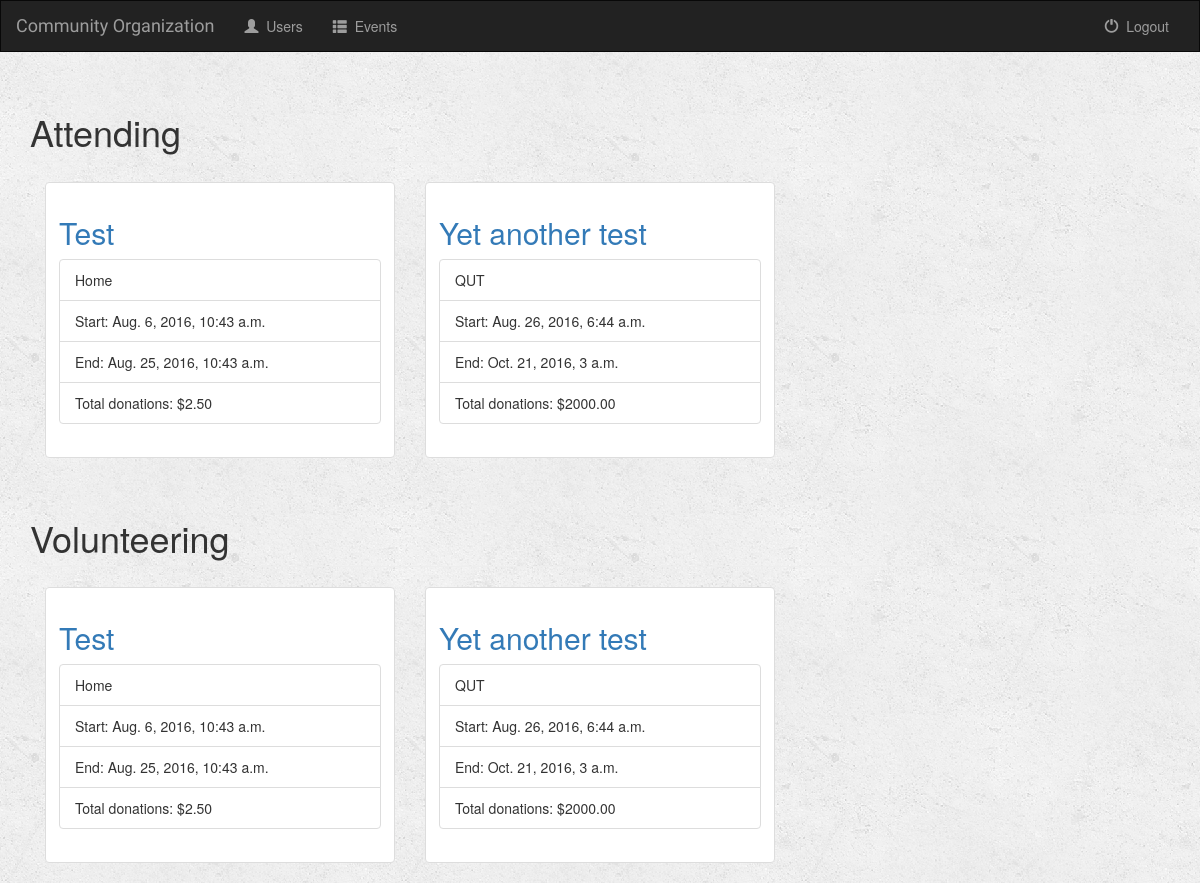
The page /users/ (signed in) on the database its author committed.
### events/models.py (models this page shows, shortened)
class Event(models.Model):
    event_name = models.CharField(max_length=100)
    event_location = models.CharField(max_length=500)
    event_cost = models.DecimalField(max_digits=7, decimal_places=2, default=0.0)
    start_date = models.DateTimeField('start date')
    end_date = models.DateTimeField('end date')

### users/views.py (the view)
def user_view(request):
    if not request.user.is_authenticated:
        return redirect('/users/login')
    else:
        data = UserData.objects.get(user=request.user)
        attending_list = Event.objects.filter(userattending__user=data)
        attending_donation_list = event_donation_list(attending_list)
        attending_data = zip(attending_list, attending_donation_list)
        volunteering_list = Event.objects.filter(userdata__user=request.user)
        volunteering_donation_list = event_donation_list(volunteering_list)
        volunteering_data = zip(volunteering_list, volunteering_donation_list)
        context = {
            'attending_data': attending_data,
            'volunteering_data': volunteering_data,
            'user': request.user,
        }
        return render(request, 'users/users.html', context)

### events/utils.py (called while the page is built)
def event_donation_total(event):
	donations = 0
	for event_donation in UserDonation.objects.filter(event=event):
		donations += event_donation.donation
	return donations

def event_donation_list(event_list):
	donations_list = [];
	for event in event_list:
		donations_list.append(event_donation_total(event))
	return donations_list

### users/templates/users/users.html (shortened to what this page needs)
{% extends 'events/base.html' %}
{% load bootstrap3 %}
{% block body %}
	<div class="container">
		<h1 class="page-header">Attending</h1>
		{% with data_list=attending_data %}
	    {% include "events/_event_data.html" %}
		{% endwith %}
	</div>
	<div class="container">
		<h1 class="page-header">Volunteering</h1>
		{% with data_list=volunteering_data %}
	    {% include "events/_event_data.html" %}
		{% endwith %}
	</div>
{% endblock %}

### events/templates/events/_event_data.html
{% if data_list %}
    {% for event, donation in data_list %}
        <div class="col-sm-4 col-lg-4">
            <div class="thumbnail">
                <div class="caption">
                    <h2 class="form-signin-heading"><a href="{% url 'event_view' event.id %}">{{ event.event_name }}</a></h2>
                    <ul class="list-group">
                        <li class="list-group-item">{{ event.event_location }}</li>
                        <li class="list-group-item">Start: {{ event.start_date }}</li>
                        <li class="list-group-item">End: {{ event.end_date }}</li>
                        <li class="list-group-item">Total donations: ${{ donation }}</li>
                    </ul>
                </div>
            </div>
        </div>
    {% endfor %}
{% else %}
    <p>No Events.</p>
{% endif %}

### events/static/style.css (style rules this page uses)
body { background: white url("images/background.png"); }

### rows shown on the page
Event: event_name "Test", event_location "Home", start_date "Aug. 6, 2016, 10:43 a.m.", end_date "Aug. 25, 2016, 10:43 a.m.", donation "2.50"
Event: event_name "Yet another test", event_location "QUT", start_date "Aug. 26, 2016, 6:44 a.m.", end_date "Oct. 21, 2016, 3 a.m.", donation "2000.00"
